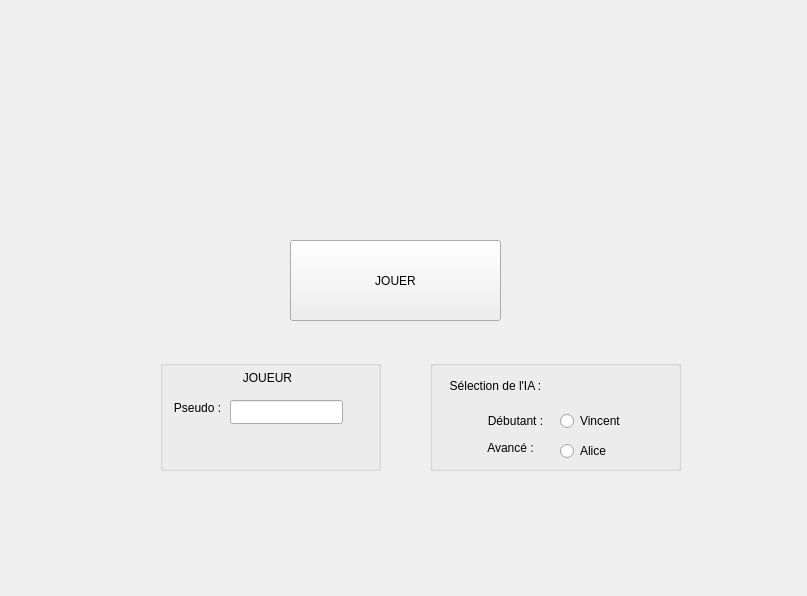
<?xml version="1.0" encoding="UTF-8"?>
<ui version="4.0">
 <class>Widget</class>
 <widget class="QWidget" name="Widget">
  <property name="geometry">
   <rect>
    <x>0</x>
    <y>0</y>
    <width>807</width>
    <height>596</height>
   </rect>
  </property>
  <property name="windowTitle">
   <string>LE HAVRE</string>
  </property>
  <widget class="QPushButton" name="button_Start">
   <property name="geometry">
    <rect>
     <x>290</x>
     <y>240</y>
     <width>211</width>
     <height>81</height>
    </rect>
   </property>
   <property name="text">
    <string>JOUER</string>
   </property>
  </widget>
  <widget class="QGroupBox" name="groupBox">
   <property name="geometry">
    <rect>
     <x>430</x>
     <y>360</y>
     <width>251</width>
     <height>111</height>
    </rect>
   </property>
   <property name="title">
    <string/>
   </property>
   <widget class="QLabel" name="label_IA">
    <property name="geometry">
     <rect>
      <x>10</x>
      <y>10</y>
      <width>111</width>
      <height>31</height>
     </rect>
    </property>
    <property name="text">
     <string>Sélection de l'IA :</string>
    </property>
    <property name="alignment">
     <set>Qt::AlignCenter</set>
    </property>
   </widget>
   <widget class="QRadioButton" name="button_Vincent">
    <property name="geometry">
     <rect>
      <x>130</x>
      <y>50</y>
      <width>97</width>
      <height>22</height>
     </rect>
    </property>
    <property name="layoutDirection">
     <enum>Qt::LeftToRight</enum>
    </property>
    <property name="text">
     <string>Vincent</string>
    </property>
   </widget>
   <widget class="QRadioButton" name="button_Alice">
    <property name="geometry">
     <rect>
      <x>130</x>
      <y>80</y>
      <width>97</width>
      <height>22</height>
     </rect>
    </property>
    <property name="text">
     <string>Alice</string>
    </property>
   </widget>
   <widget class="QLabel" name="label_Debutant">
    <property name="geometry">
     <rect>
      <x>50</x>
      <y>50</y>
      <width>71</width>
      <height>21</height>
     </rect>
    </property>
    <property name="text">
     <string>Débutant :</string>
    </property>
    <property name="alignment">
     <set>Qt::AlignCenter</set>
    </property>
   </widget>
   <widget class="QLabel" name="label_Avance">
    <property name="geometry">
     <rect>
      <x>50</x>
      <y>80</y>
      <width>61</width>
      <height>16</height>
     </rect>
    </property>
    <property name="text">
     <string>Avancé :</string>
    </property>
    <property name="alignment">
     <set>Qt::AlignCenter</set>
    </property>
   </widget>
  </widget>
  <widget class="QGroupBox" name="groupBox_2">
   <property name="geometry">
    <rect>
     <x>160</x>
     <y>360</y>
     <width>221</width>
     <height>111</height>
    </rect>
   </property>
   <property name="title">
    <string/>
   </property>
   <widget class="QLabel" name="label_Joueur">
    <property name="geometry">
     <rect>
      <x>80</x>
      <y>10</y>
      <width>55</width>
      <height>16</height>
     </rect>
    </property>
    <property name="text">
     <string>JOUEUR</string>
    </property>
    <property name="alignment">
     <set>Qt::AlignCenter</set>
    </property>
   </widget>
   <widget class="QLineEdit" name="name_input">
    <property name="geometry">
     <rect>
      <x>70</x>
      <y>40</y>
      <width>113</width>
      <height>24</height>
     </rect>
    </property>
   </widget>
   <widget class="QLabel" name="label_Pseudo">
    <property name="geometry">
     <rect>
      <x>10</x>
      <y>40</y>
      <width>55</width>
      <height>16</height>
     </rect>
    </property>
    <property name="text">
     <string>Pseudo :</string>
    </property>
    <property name="alignment">
     <set>Qt::AlignCenter</set>
    </property>
   </widget>
  </widget>
 </widget>
 <resources/>
 <connections/>
</ui>
